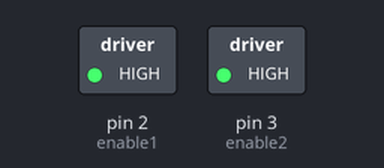
A sketch run on a simulated Arduino Uno, built with avr-gcc and run on an emulated ATmega328P. Shown: switched loads named in the sketch (green lamp = pin HIGH).

Above: at 5.0 s.
At 15.0 s:
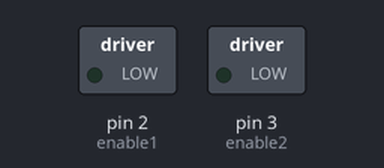
Timing chart, 0 to 26.0 s (numbered marks = the images above):
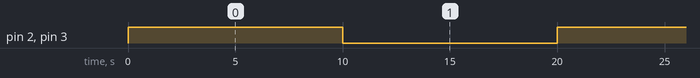

Measured:
- by itself, pin 2 (enable1), pin 3 (enable2): alternates HIGH for 10.0 s and LOW for 10.0 s

The sketch:

biochem_valve_test.ino
```cpp
//motor 1
int in1 = 9;
int in2 = 8;
//motor 2
int in3 = 7;
int in4 = 6;
//the following are all ~PWM capable ports
//Driver 1
int enable1 = 2;
int enable2 = 3;

void valveOpen() {
  digitalWrite(in1, LOW);
  digitalWrite(in2, HIGH);
  analogWrite(enable1, 0xFF);
  digitalWrite(in3, LOW);
  digitalWrite(in4, HIGH);
  analogWrite(enable2, 0xFF);
}

void valveClose() {
  digitalWrite(in1, HIGH);
  digitalWrite(in2, LOW);
  analogWrite(enable1, 0x00);
  digitalWrite(in3, HIGH);
  digitalWrite(in4, LOW);
  analogWrite(enable2, 0x00);
}

void setup() {
  // put your setup code here, to run once:
  digitalWrite(in1, LOW);
  digitalWrite(in2, LOW);

  digitalWrite(in3, LOW);
  digitalWrite(in4, LOW);

  analogWrite(enable1, 0);
  analogWrite(enable2, 0);
}

void loop() {
  // put your main code here, to run repeatedly:
  valveOpen();
  delay(10000);
  valveClose();
  delay(10000);
}
```
